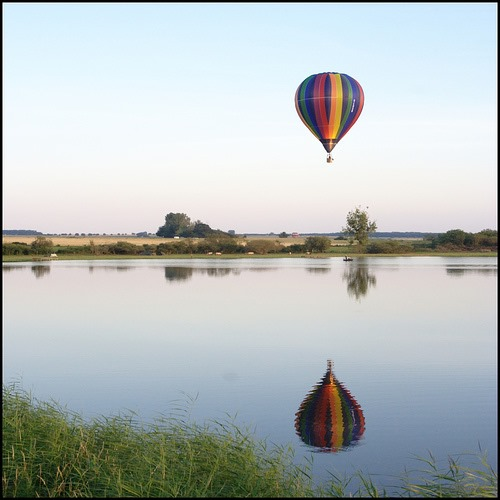
#> input picture SeamCarving/image3.jpg, 500 x 500 px
$ python Resize_image.py
#> lines starting #> are read from the running program, lines starting #| are printed output that depends on the picture
import cv2
import numpy as np
import scipy.ndimage
import sys
import math

def calculateEnergy(I):
    #tính năng lượng theo công thức: https://www.cs.princeton.edu/courses/archive/spr13/cos226/assignments/seamCarving.html
    #giá trị biên = giá trị bên cạnh nó - giá trị cuối cùng
    Dx = np.roll(I,1,1) - np.roll(I,-1,1)
    Dy = np.roll(I,1,0) - np.roll(I,-1,0)
    Dxx = Dx[:,:,0]**2 + Dx[:,:,1]**2 + Dx[:,:,2]**2 #quy về mảng 2 chiều bằng cách cộng bình phương 3 phần tử lại: [a^2 + b^2 + c^2]
    Dyy = Dy[:,:,0]**2 + Dy[:,:,1]**2 + Dy[:,:,2]**2
    E = np.sqrt(Dxx + Dyy)
    #E = Dxx + Dyy
    return E

def calculate_valueM(left, center, right, value): #tinh gia tri nho nhat tai M[i,j]
    #huong di tu duoi len: left = -1, center = 0, right = 1
    minVal = min(left, right, center)
    if (center == minVal):
        return (center + value, 0)
    elif (left == minVal):
        return (left + value, -1)
    else:
        return (right + value, 1)

def min_Matrix(E):
     M = np.empty(E.shape, dtype = object) #mang 2 chieu luu gia tri nho nhat va huong di
     for j in range(E.shape[1]):
         M[0,j] = (E[0,j], -2)
     for i in range(1, M.shape[0]):
         for j in range(0, M.shape[1]):
             if j == 0: #neu gap bien trai thi gia tri ngoai ria = inf
                left = math.inf
             else:
                left = M[i-1, j-1][0]

             if j == M.shape[1]-1: #neu gap bien phai
                 right = math.inf
             else:
                 right = M[i-1,j+1][0]

            #tinh gia tri cho M
             M[i,j] = calculate_valueM(left, M[i-1,j][0], right, E[i,j])
     return M

def remove_Seam(I, path):
     tempI = I.tolist() #chuyển về kdl list để có thể xoá 1 phần tử [a,b,c]
     for i in path:
         tempI[i[0]][i[1]] = [0,0,255]

     #show ảnh đường seam
     I = np.array(tempI) #chuyển lại về kdl array để show ảnh
     Img = I.astype(np.uint8)
     cv2.imshow('Anh cap nhat', Img)
     k = cv2.waitKey(1)
     if k == 27:
        cv2.destroyAllWindows()
        sys.exit()

     #"chặt" đường seam
     for i in path:
         tempI[i[0]].pop(i[1]) #xoá trong I
     I = np.array(tempI) #chuyển lại về kdl array
     return I

def main():
    # Buoc 1: Đọc ảnh màu
    print('Nhap ten anh (kem duong dan): ')
    img_name = str(input())
#> the answer given: image3.jpg
    print('Nhap so luong pixel can thu hep: ')
    count = int(input())
#> the answer given: 3
    print('Nhap duong dan luu anh: ')
    img_path_save = str(input())
#> the answer given: out.png

    Img = cv2.imread(img_name, 1)
#> Img is the input picture: shape (500, 500, 3); mean B, G, R 189.3, 189.4, 182.6
    cv2.imshow('Anh goc', Img)
    print('Kich thuoc ban dau cua Img: ', Img.shape)
#| Kich thuoc ban dau cua Img:  (500, 500, 3)

    # Buoc 2: Tính ảnh năng lượng E

    I = Img.astype(float)
    E = calculateEnergy(I)
#> in calculateEnergy, `Dx = np.roll(I,1,1) - np.roll(I,-1,1)`:
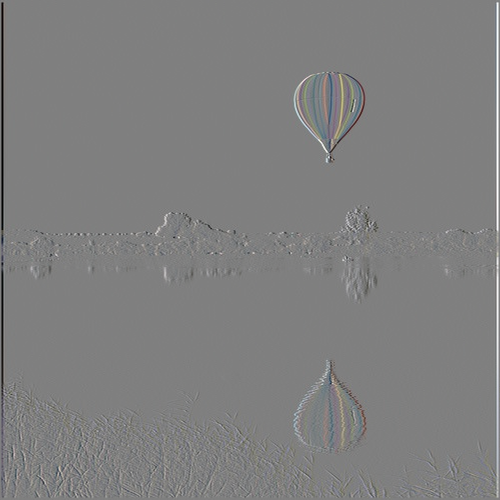
#> Dx: shape (500, 500, 3) float64; mean B, G, R 0, 0, 0; drawn with min black and max white
#> in calculateEnergy, `Dy = np.roll(I,1,0) - np.roll(I,-1,0)`:
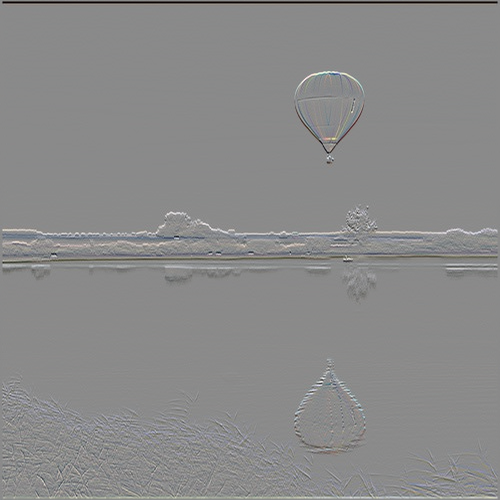
#> Dy: shape (500, 500, 3) float64; mean B, G, R 0, 0, 0; drawn with min black and max white
#> in calculateEnergy, `Dxx = Dx[:,:,0]**2 + Dx[:,:,1]**2 + Dx[:,:,2]**2`:
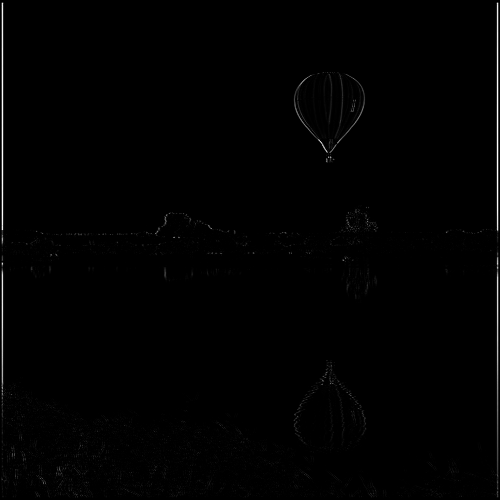
#> Dxx: shape (500, 500) float64; min 0, max 195075, mean 1272.3; drawn with min black and max white
#> in calculateEnergy, `Dyy = Dy[:,:,0]**2 + Dy[:,:,1]**2 + Dy[:,:,2]**2`:
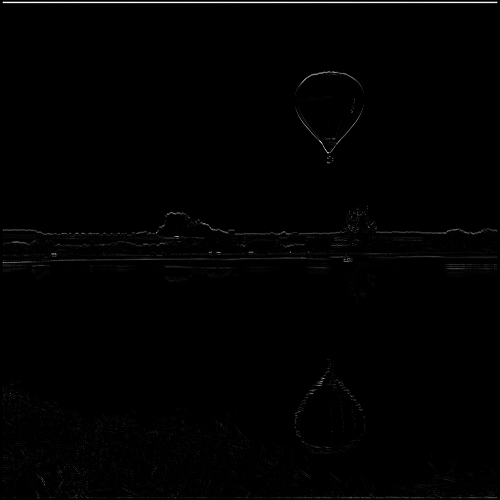
#> Dyy: shape (500, 500) float64; min 0, max 187598, mean 1330.3; drawn with min black and max white
#> in calculateEnergy, `E = np.sqrt(Dxx + Dyy)`:
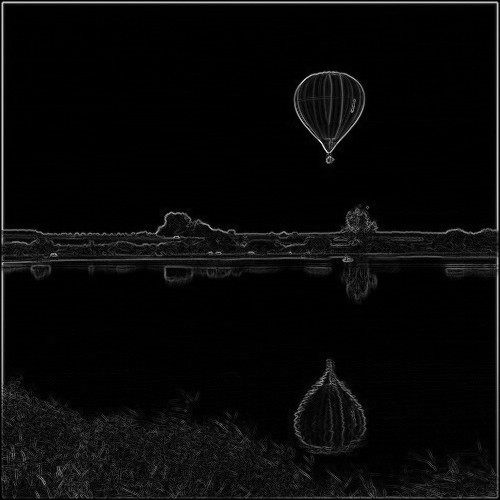
#> E: shape (500, 500) float64; min 0, max 555.1, mean 20.5; drawn with min black and max white
    # [10 lines of commented-out code are left out]

    count = 100
    #Buoc 4:  Tìm đường seam nhỏ nhất trên E theo chiều từ trên xuống dưới
    while (count>0):
        # Dùng pp quy hoạch động
        M = min_Matrix(E)
#> the loop in min_Matrix, `for i in range(1, M.shape[0]):` made 499 passes

    #truy vết đường đi
        path = []
        i = M.shape[0]-1
        #tim vi tri phan tu nho nhat
        minM = M[i,0][0]
        idCol = 0
        for j in range(M.shape[1]):
            if (M[i,j][0] < minM):
                minM = M[i,j][0]
                idCol = j

        path.append([i,idCol]) #thêm toạ độ của phần tử nhỏ nhất ở dòng cuối cùng
        pos = M[i,idCol][1] #hướng đi của vị trí tiếp theo (từ dưới lên)

        while (pos != -2):
            i = i-1
            if pos == -1: #nếu đi sang trái
                idCol = idCol - 1
            elif pos == 1: #nếu đi sang phải
                idCol = idCol + 1
            path.append([i,idCol])
            pos = M[i,idCol][1]

        # Buoc 4: "chặt" đường seam trên ảnh gốc Img
        I = remove_Seam(I, path)
#> the loop in remove_Seam, `for i in path:` made 500 passes
#> i on passes 1 to 3: [499, 390], [498, 390], [497, 389]
#> (key Esc is pressed here)

        #show ảnh sau khi "chặt"
        if count == 1:
            print("Done!")
            Img = I.astype(np.uint8)
            print('Kich thuoc sau khi thu hep: ', Img.shape)
            cv2.imshow('Anh cap nhat', Img)
            #cv2.imwrite(img_path_save, Img)
            cv2.waitKey(0)
            break

        # Buoc 5: cập nhật lại ảnh năng lượng E
        E = calculateEnergy(I)

        # Bước 6: nếu chưa muốn dừng thì quay lại bước 3 để tìm đường seam nhỏ nhất tiếp theo
        count = count - 1

    cv2.destroyAllWindows()

main()
#> (the program exits here)
